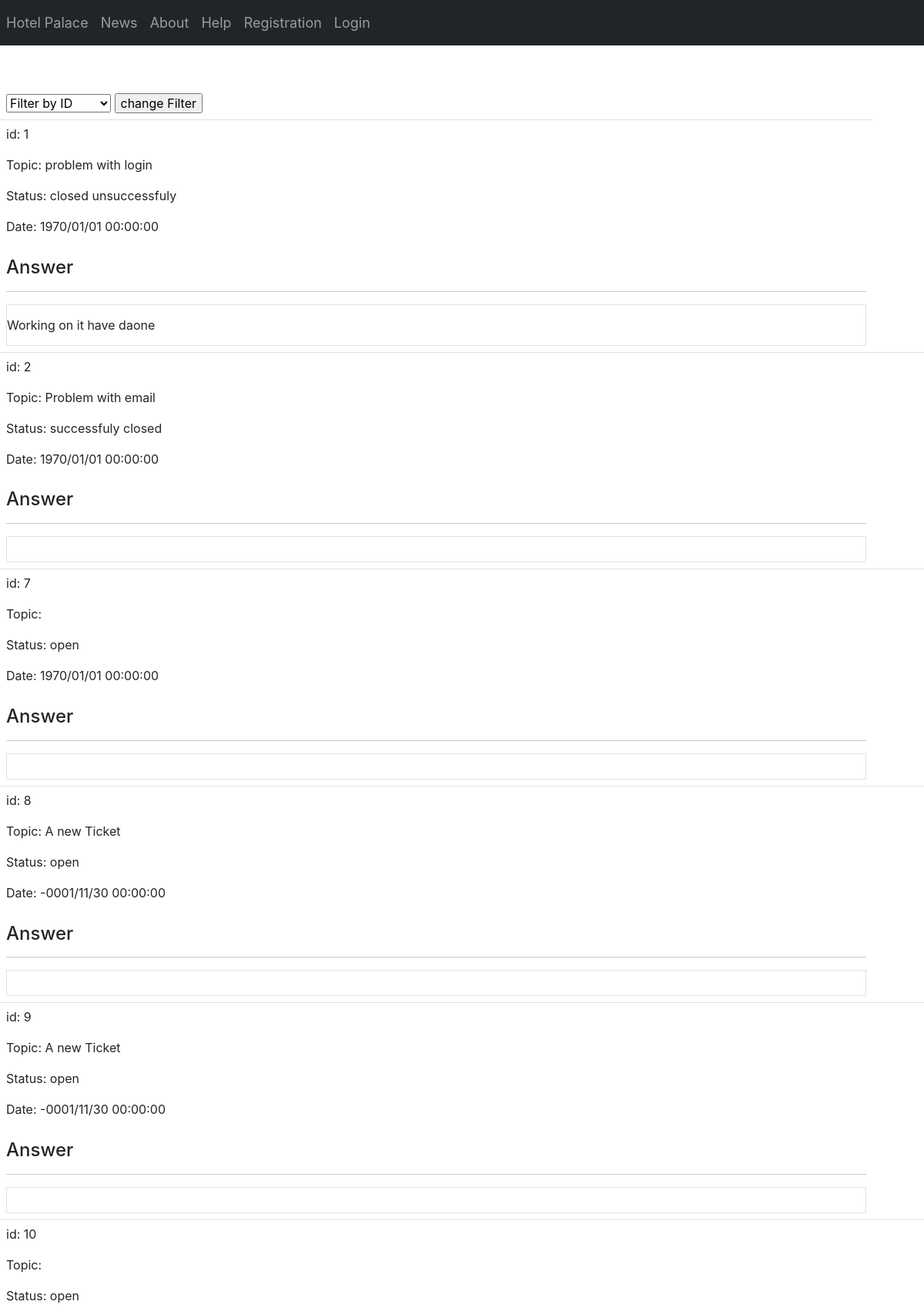
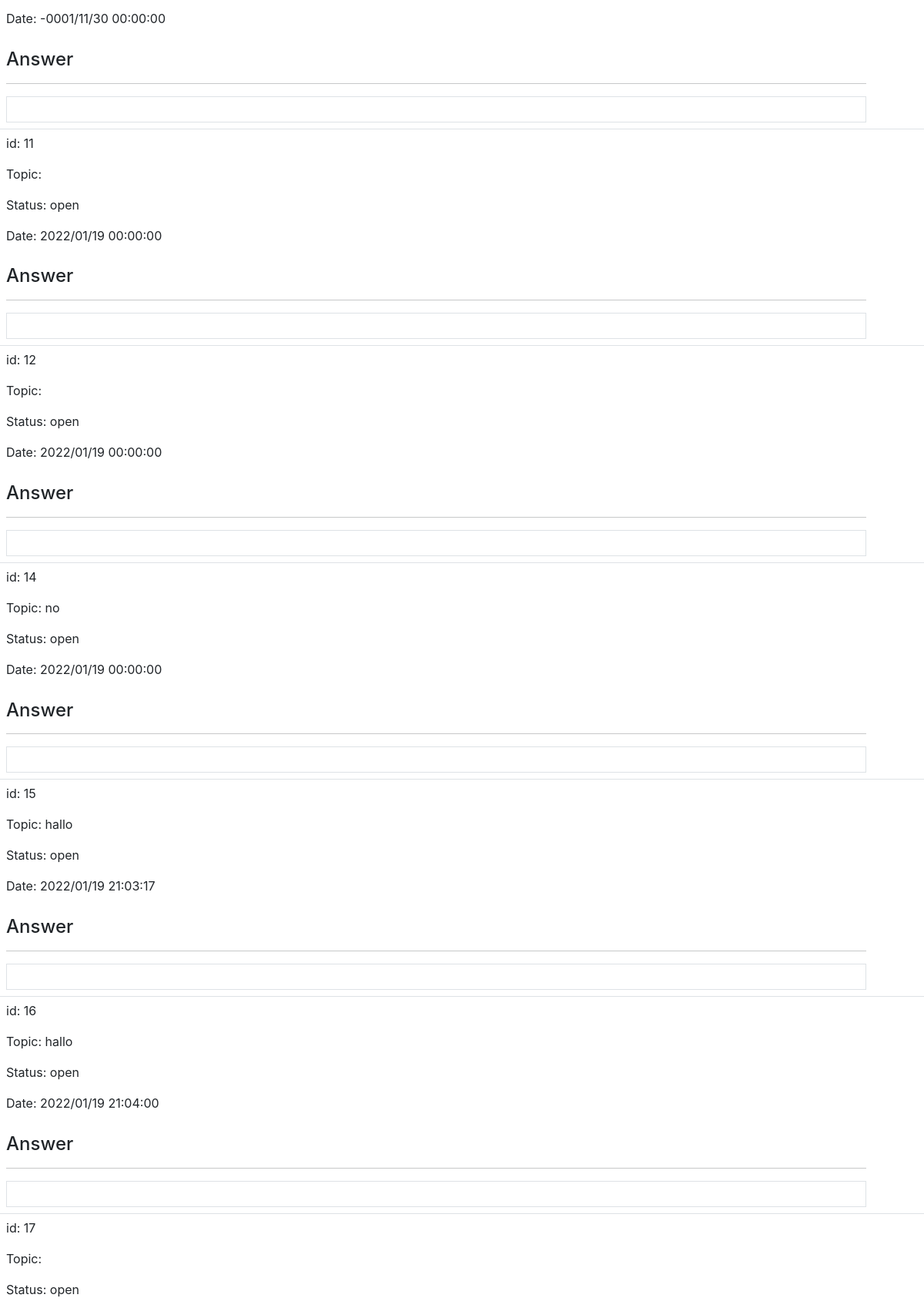
Screenshot of /sites/Tickets.php (upper part) with the database file from the repository (2 pictures, top to bottom).
### tables this page shows
CREATE TABLE `tickets` (
  `TicketID` int(11) NOT NULL,
  `Status` tinyint(1) NOT NULL DEFAULT 1,
  `Body` varchar(255) NOT NULL,
  `Title` varchar(50) NOT NULL DEFAULT 'Title',
  `Answer` varchar(200) DEFAULT NULL,
  `Picture` varchar(200) DEFAULT NULL,
  `time` datetime DEFAULT NULL
);

CREATE TABLE `status` (
  `ID` int(11) NOT NULL,
  `Name` varchar(255) NOT NULL
);

### sites/Tickets.php (the view, shortened to what this page needs)
<html>
<?php include 'includes/head.php';?>
<body>
<?php include 'includes/navbar.php';
require('../config/db.php');?>
<?php
$input = "ID";
?>
<table class="table">
  <form action="" method="get">
  <tr>
    <td>
  <select class="custom-select" name = "Filter">
            <option selected value="ID">Filter by ID</option>
  </select>
  <input type="submit" name="filtersubmit" value="change Filter">
</form>
<?php
    $query = "";
    if($input === "Status"){
      $query = "SELECT * FROM tickets JOIN status ON tickets.Status = status.ID ORDER BY status.ID";
    }else if($input === "ID"){
      $query = "SELECT * FROM tickets JOIN status ON tickets.Status = status.ID ORDER BY tickets.TicketID";
    }
$result = mysqli_query($con, $query);
if ($result->num_rows > 0) {
  while($row = $result->fetch_assoc()) { ?>
    <tr>
      <td>
        <?php echo "id: " . $row["TicketID"]. "<br><br>Topic: " . $row["Body"]. "<br><br>Status: " . $row["Name"]. "<br><br>Date: " .date("Y/m/d H:i:s", strtotime($row["time"])). "" ?>
        <h4><br>Answer</h4>
        <hr>
        <div class="mx-auto border"><p><?php echo $row['Answer']?></p></div>
      </td>
      <td>
      </td>
    </tr>
    <?php
  }
} else {
  echo "0 results";
}
       ?>
       </table>
</body>
</html>

### css/styles.css (style rules this page uses)
* { box-sizing: border-box; font-family: -apple-system, BlinkMacSystemFont, 'Segoe UI', Roboto, Oxygen, Ubuntu, Cantarell, 'Open Sans', 'Helvetica Neue', sans-serif; }
hr { margin-right: 10em; border-top: 2px solid black; }
p { padding-top: 1em; }

### rows the page displays
tickets: TicketID "1", Body "problem with login", status.Name "closed unsuccessfuly", time "1970/01/01 00:00:00", Answer "Working on it have daone"
tickets: TicketID "2", Body "Problem with email", status.Name "successfuly closed", time "1970/01/01 00:00:00"
tickets: TicketID "7", status.Name "open", time "1970/01/01 00:00:00"
tickets: TicketID "8", Body "A new Ticket", status.Name "open", time "-0001/11/30 00:00:00"
tickets: TicketID "9", Body "A new Ticket", status.Name "open", time "-0001/11/30 00:00:00"
tickets: TicketID "10", status.Name "open", time "-0001/11/30 00:00:00"
tickets: TicketID "11", status.Name "open", time "2022/01/19 00:00:00"
tickets: TicketID "12", status.Name "open", time "2022/01/19 00:00:00"
tickets: TicketID "14", Body "no", status.Name "open", time "2022/01/19 00:00:00"
tickets: TicketID "15", Body "hallo", status.Name "open", time "2022/01/19 21:03:17"
tickets: TicketID "16", Body "hallo", status.Name "open", time "2022/01/19 21:04:00"
tickets: TicketID "17", status.Name "open"
